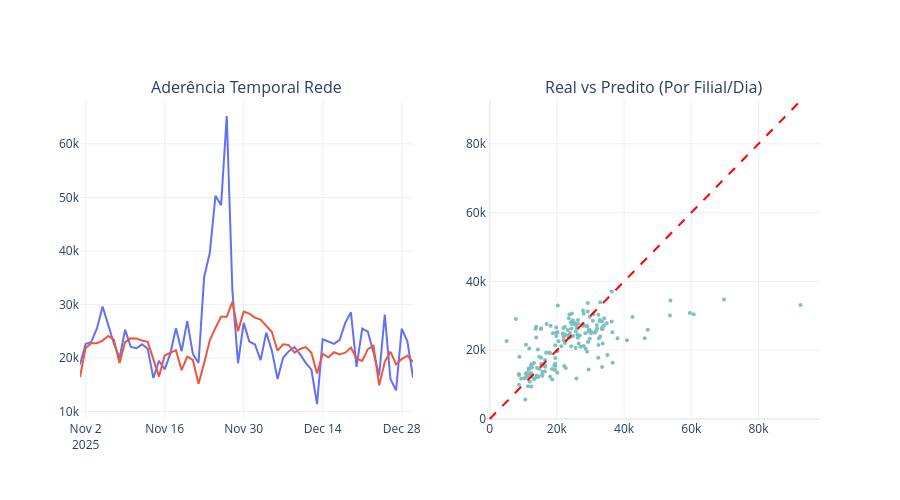

The cell this chart's notebook holds for it:
### Code cell
filiais_plot = [1848, 1500, 1782]
plotar_analise_global(df_resultado_lgb[df_resultado_lgb['codigo_filial'].isin(filiais_plot)])
